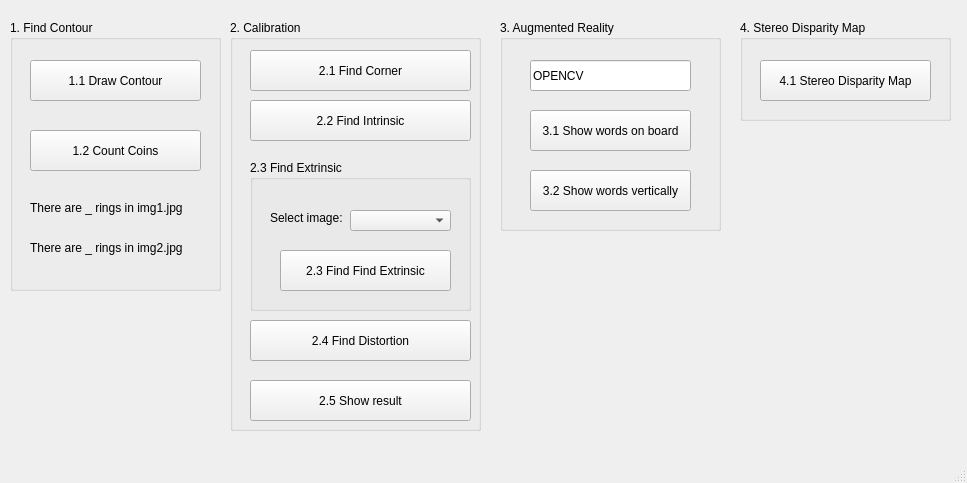
<?xml version="1.0" encoding="UTF-8"?>
<ui version="4.0">
 <class>MainWindow</class>
 <widget class="QMainWindow" name="MainWindow">
  <property name="geometry">
   <rect>
    <x>0</x>
    <y>0</y>
    <width>967</width>
    <height>483</height>
   </rect>
  </property>
  <property name="windowTitle">
   <string>MainWindow</string>
  </property>
  <widget class="QWidget" name="centralwidget">
   <widget class="QGroupBox" name="groupBox_Q1">
    <property name="geometry">
     <rect>
      <x>10</x>
      <y>20</y>
      <width>211</width>
      <height>271</height>
     </rect>
    </property>
    <property name="title">
     <string>1. Find Contour</string>
    </property>
    <widget class="QPushButton" name="ButtonQ1_1">
     <property name="geometry">
      <rect>
       <x>20</x>
       <y>40</y>
       <width>171</width>
       <height>41</height>
      </rect>
     </property>
     <property name="text">
      <string>1.1 Draw Contour</string>
     </property>
    </widget>
    <widget class="QPushButton" name="ButtonQ1_2">
     <property name="geometry">
      <rect>
       <x>20</x>
       <y>110</y>
       <width>171</width>
       <height>41</height>
      </rect>
     </property>
     <property name="text">
      <string>1.2 Count Coins</string>
     </property>
    </widget>
    <widget class="QLabel" name="label_Q1_1">
     <property name="geometry">
      <rect>
       <x>20</x>
       <y>180</y>
       <width>171</width>
       <height>16</height>
      </rect>
     </property>
     <property name="text">
      <string>There are _ rings in img1.jpg</string>
     </property>
    </widget>
    <widget class="QLabel" name="label_Q1_2">
     <property name="geometry">
      <rect>
       <x>20</x>
       <y>220</y>
       <width>171</width>
       <height>16</height>
      </rect>
     </property>
     <property name="text">
      <string>There are _ rings in img2.jpg</string>
     </property>
    </widget>
   </widget>
   <widget class="QGroupBox" name="groupBox_Q2">
    <property name="geometry">
     <rect>
      <x>230</x>
      <y>20</y>
      <width>251</width>
      <height>411</height>
     </rect>
    </property>
    <property name="title">
     <string>2. Calibration</string>
    </property>
    <widget class="QPushButton" name="ButtonQ2_1">
     <property name="geometry">
      <rect>
       <x>20</x>
       <y>30</y>
       <width>221</width>
       <height>41</height>
      </rect>
     </property>
     <property name="text">
      <string>2.1 Find Corner</string>
     </property>
    </widget>
    <widget class="QPushButton" name="ButtonQ2_2">
     <property name="geometry">
      <rect>
       <x>20</x>
       <y>80</y>
       <width>221</width>
       <height>41</height>
      </rect>
     </property>
     <property name="text">
      <string>2.2 Find Intrinsic</string>
     </property>
    </widget>
    <widget class="QGroupBox" name="groupBox_Q2_3">
     <property name="geometry">
      <rect>
       <x>20</x>
       <y>140</y>
       <width>221</width>
       <height>151</height>
      </rect>
     </property>
     <property name="title">
      <string>2.3 Find Extrinsic</string>
     </property>
     <widget class="QPushButton" name="ButtonQ2_3">
      <property name="geometry">
       <rect>
        <x>30</x>
        <y>90</y>
        <width>171</width>
        <height>41</height>
       </rect>
      </property>
      <property name="text">
       <string>2.3 Find Find Extrinsic</string>
      </property>
     </widget>
     <widget class="QLabel" name="label_Q2_3">
      <property name="geometry">
       <rect>
        <x>20</x>
        <y>50</y>
        <width>81</width>
        <height>16</height>
       </rect>
      </property>
      <property name="text">
       <string>Select image:</string>
      </property>
     </widget>
     <widget class="QComboBox" name="comboBox_Q2_3">
      <property name="geometry">
       <rect>
        <x>100</x>
        <y>50</y>
        <width>101</width>
        <height>21</height>
       </rect>
      </property>
      <property name="currentText">
       <string/>
      </property>
     </widget>
    </widget>
    <widget class="QPushButton" name="ButtonQ2_4">
     <property name="geometry">
      <rect>
       <x>20</x>
       <y>300</y>
       <width>221</width>
       <height>41</height>
      </rect>
     </property>
     <property name="text">
      <string>2.4 Find Distortion</string>
     </property>
    </widget>
    <widget class="QPushButton" name="ButtonQ2_5">
     <property name="geometry">
      <rect>
       <x>20</x>
       <y>360</y>
       <width>221</width>
       <height>41</height>
      </rect>
     </property>
     <property name="text">
      <string>2.5 Show result</string>
     </property>
    </widget>
   </widget>
   <widget class="QGroupBox" name="groupBox_Q4">
    <property name="geometry">
     <rect>
      <x>740</x>
      <y>20</y>
      <width>211</width>
      <height>101</height>
     </rect>
    </property>
    <property name="title">
     <string>4. Stereo Disparity Map</string>
    </property>
    <widget class="QPushButton" name="ButtonQ4_1">
     <property name="geometry">
      <rect>
       <x>20</x>
       <y>40</y>
       <width>171</width>
       <height>41</height>
      </rect>
     </property>
     <property name="text">
      <string>4.1 Stereo Disparity Map</string>
     </property>
    </widget>
   </widget>
   <widget class="QGroupBox" name="groupBox_Q3">
    <property name="geometry">
     <rect>
      <x>500</x>
      <y>20</y>
      <width>221</width>
      <height>211</height>
     </rect>
    </property>
    <property name="title">
     <string>3. Augmented Reality</string>
    </property>
    <widget class="QPushButton" name="ButtonQ3_1">
     <property name="geometry">
      <rect>
       <x>30</x>
       <y>90</y>
       <width>161</width>
       <height>41</height>
      </rect>
     </property>
     <property name="text">
      <string>3.1 Show words on board</string>
     </property>
    </widget>
    <widget class="QPushButton" name="ButtonQ3_2">
     <property name="geometry">
      <rect>
       <x>30</x>
       <y>150</y>
       <width>161</width>
       <height>41</height>
      </rect>
     </property>
     <property name="text">
      <string>3.2 Show words vertically</string>
     </property>
    </widget>
    <widget class="QLineEdit" name="lineEdit_Q3">
     <property name="geometry">
      <rect>
       <x>30</x>
       <y>40</y>
       <width>161</width>
       <height>31</height>
      </rect>
     </property>
     <property name="text">
      <string>OPENCV</string>
     </property>
    </widget>
   </widget>
  </widget>
  <widget class="QMenuBar" name="menubar">
   <property name="geometry">
    <rect>
     <x>0</x>
     <y>0</y>
     <width>967</width>
     <height>25</height>
    </rect>
   </property>
  </widget>
  <widget class="QStatusBar" name="statusbar"/>
 </widget>
 <resources/>
 <connections/>
</ui>
